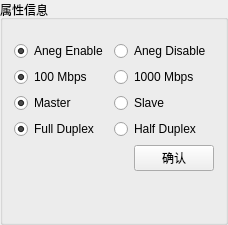
         <widget class="QGroupBox" name="groupBoxChipInfo">
          <property name="maximumSize">
           <size>
            <width>228</width>
            <height>16777215</height>
           </size>
          </property>
          <property name="title">
           <string>属性信息</string>
          </property>
          <layout class="QGridLayout" name="gridLayout_35">
           <item row="1" column="0">
            <layout class="QGridLayout" name="gridLayout_25">
             <item row="2" column="1">
              <widget class="QRadioButton" name="rBtnSpeed1000M">
               <property name="text">
                <string>1000 Mbps</string>
               </property>
               <attribute name="buttonGroup">
                <string notr="true">buttonGroup_5</string>
               </attribute>
              </widget>
             </item>
             <item row="2" column="0">
              <widget class="QRadioButton" name="rBtnSpeed100M">
               <property name="text">
                <string>100 Mbps</string>
               </property>
               <property name="checked">
                <bool>true</bool>
               </property>
               <attribute name="buttonGroup">
                <string notr="true">buttonGroup_5</string>
               </attribute>
              </widget>
             </item>
             <item row="4" column="1">
              <widget class="QRadioButton" name="rBtnHalfDuplex">
               <property name="text">
                <string>Half Duplex</string>
               </property>
               <attribute name="buttonGroup">
                <string notr="true">buttonGroup_7</string>
               </attribute>
              </widget>
             </item>
             <item row="3" column="1">
              <widget class="QRadioButton" name="rBtnSlave">
               <property name="text">
                <string>Slave</string>
               </property>
               <attribute name="buttonGroup">
                <string notr="true">buttonGroup_6</string>
               </attribute>
              </widget>
             </item>
             <item row="1" column="1">
              <widget class="QRadioButton" name="rBtnAnegDisable">
               <property name="text">
                <string>Aneg Disable</string>
               </property>
               <attribute name="buttonGroup">
                <string notr="true">buttonGroup_4</string>
               </attribute>
              </widget>
             </item>
             <item row="1" column="0">
              <widget class="QRadioButton" name="rBtnAnegEnable">
               <property name="text">
                <string>Aneg Enable</string>
               </property>
               <property name="checked">
                <bool>true</bool>
               </property>
               <attribute name="buttonGroup">
                <string notr="true">buttonGroup_4</string>
               </attribute>
              </widget>
             </item>
             <item row="6" column="0">
              <spacer name="verticalSpacer_2">
               <property name="orientation">
                <enum>Qt::Vertical</enum>
               </property>
               <property name="sizeHint" stdset="0">
                <size>
                 <width>20</width>
                 <height>40</height>
                </size>
               </property>
              </spacer>
             </item>
             <item row="3" column="0">
              <widget class="QRadioButton" name="rBtnMaster">
               <property name="text">
                <string>Master</string>
               </property>
               <property name="checked">
                <bool>true</bool>
               </property>
               <attribute name="buttonGroup">
                <string notr="true">buttonGroup_6</string>
               </attribute>
              </widget>
             </item>
             <item row="4" column="0">
              <widget class="QRadioButton" name="rBtnFullDuplex">
               <property name="text">
                <string>Full Duplex</string>
               </property>
               <property name="checked">
                <bool>true</bool>
               </property>
               <attribute name="buttonGroup">
                <string notr="true">buttonGroup_7</string>
               </attribute>
              </widget>
             </item>
             <item row="5" column="1">
              <layout class="QHBoxLayout" name="horizontalLayout_8">
               <item>
                <spacer name="horizontalSpacer_11">
                 <property name="orientation">
                  <enum>Qt::Horizontal</enum>
                 </property>
                 <property name="sizeHint" stdset="0">
                  <size>
                   <width>40</width>
                   <height>20</height>
                  </size>
                 </property>
                </spacer>
               </item>
               <item>
                <widget class="QPushButton" name="BtnChipModify">
                 <property name="text">
                  <string>确认</string>
                 </property>
                </widget>
               </item>
              </layout>
             </item>
            </layout>
           </item>
           <item row="0" column="0">
            <spacer name="horizontalSpacer_7">
             <property name="orientation">
              <enum>Qt::Horizontal</enum>
             </property>
             <property name="sizeHint" stdset="0">
              <size>
               <width>10</width>
               <height>10</height>
              </size>
             </property>
            </spacer>
           </item>
          </layout>
         </widget>
